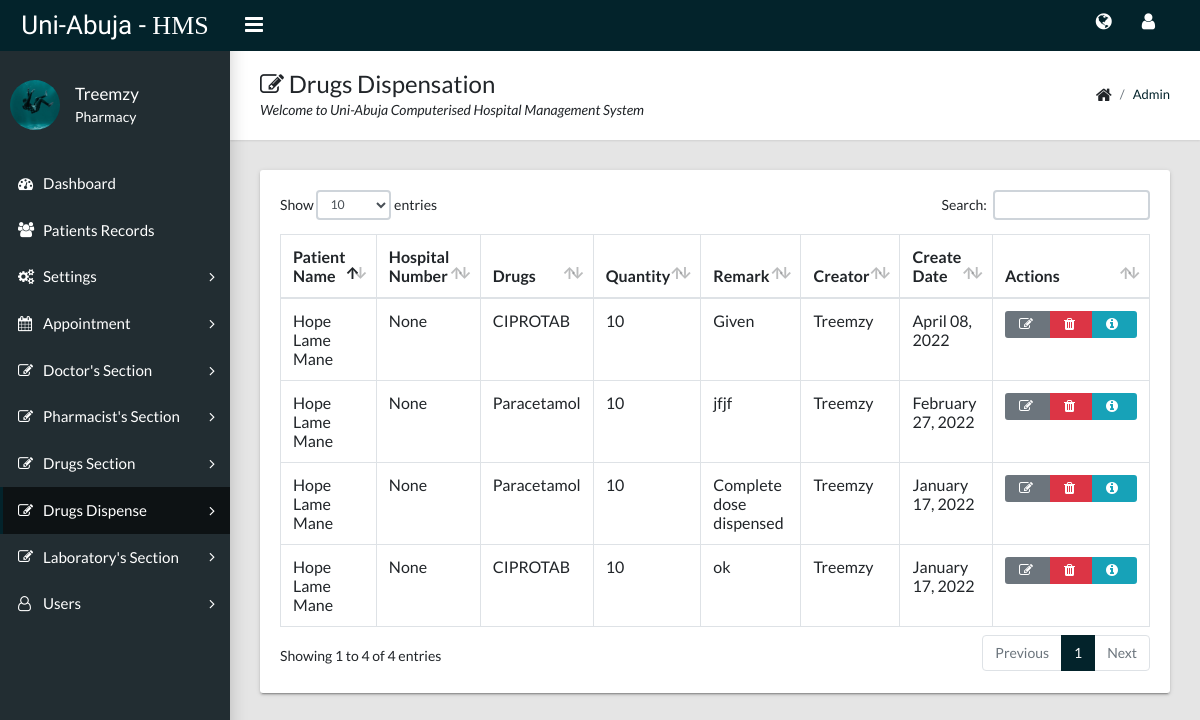
Screenshot of /dispense/ (signed in) with the database file from the repository.
### users/models.py (models this page shows, shortened)
class User(AbstractUser):
    is_admin = models.BooleanField('Admin', default=False)
    is_superadmin = models.BooleanField('Super Admin', default=False)
    roles = models.ForeignKey(Role, null=True, blank=True, on_delete=models.SET_NULL)

class Profile(models.Model):
    user = models.OneToOneField(User, null=True, on_delete=models.SET_NULL)
    active = models.BooleanField('Active', default=False)
    bio = models.CharField(max_length=100, default='')
    image = models.ImageField(default='default.jpg', upload_to='profile_pics')

class Role(models.Model):
    role = models.CharField(max_length=100, null=True, blank=True, default=None)
    creator = models.CharField(max_length=100)
    createDate = models.DateTimeField(default=timezone.now)
    def __str__(self):
        return self.role

### CHospital/models.py (models this page shows, shortened)
class DispenseDrugs(models.Model):
    patient = models.ForeignKey(Prescription, null=True, blank=True, on_delete=models.SET_NULL)
    drugs = models.ForeignKey(Drugs, null=True, blank=True, default=None, on_delete=models.SET_NULL)
    quantity = models.PositiveIntegerField()
    remark = models.TextField()
    creator = models.ForeignKey(User, null=True, blank=True, on_delete=models.SET_NULL)
    createDate = models.DateTimeField(default=timezone.now, null=True, blank=True)

class Prescription(models.Model):
    DoctorNoteID = models.ForeignKey(DoctorNote, null=True, blank=True, default=None, on_delete=models.SET_NULL)
    prescription = models.TextField()
    remark = models.TextField()
    file = models.FileField(upload_to='Pharmacy/', blank=True, null=True)
    creator = models.CharField(max_length=100, null=True, blank=True)
    createDate = models.DateTimeField(default=timezone.now, null=True, blank=True)

class DoctorNote(models.Model):
    appointmentID = models.OneToOneField(Appointment, null=True, blank=True, default=None, on_delete=models.SET_NULL)
    status = models.ForeignKey(Status, null=True, blank=True, on_delete=models.SET_NULL)
    observation = models.TextField()
    assessment = models.TextField()
    plan = models.TextField()
    remark = models.TextField()
    creator = models.CharField(max_length=100, null=True, blank=True)
    createDate = models.DateTimeField(default=timezone.now, null=True, blank=True)

class Appointment(models.Model):
    patientID = models.ForeignKey(Patient, null=True, blank=True, on_delete=models.SET_NULL)
    AppointmentTypeID = models.ForeignKey(AppointmentType, null=True, on_delete=models.SET_NULL)
    note = models.TextField()
    doctor = models.ForeignKey(User, null=True, on_delete=models.SET_NULL)
    status = models.CharField(max_length=100, null=True, blank=True)
    scheduledDate = models.DateTimeField(auto_now_add=False, auto_now=False, null=True, blank=True)
    creator = models.CharField(max_length=100, null=True, blank=True,)
    createDate = models.DateTimeField(default=timezone.now, null=True, blank=True)

class Patient(models.Model):
    hopitalNo = models.CharField(max_length=100, null=True, blank=True)
    surname = models.CharField(max_length=100)
    firstname = models.CharField(max_length=100)
    othername = models.CharField(max_length=100)
    dob = models.DateTimeField(auto_now_add=False, auto_now=False, null=True, blank=True)
    gender = models.ForeignKey(Gender, null=True, on_delete=models.SET_NULL)
    phone = models.CharField(max_length=100)
    emailAd = models.CharField(max_length=100)
    state = models.CharField(max_length=100)
    lga = models.CharField(max_length=100)
    matric_staff = models.CharField(max_length=100)
    address = models.TextField()
    maritalStatus = models.ForeignKey(MaritalStatus, null=True, on_delete=models.SET_NULL)
    patientType = models.ForeignKey(PatientType, null=True, on_delete=models.SET_NULL)
    bloodGroup = models.ForeignKey(BloodGroup, null=True, on_delete=models.SET_NULL)
    genotype = models.ForeignKey(Genotype, null=True, on_delete=models.SET_NULL)
    medicalCondition = models.TextField()
    allergies = models.TextField()
    creator = models.CharField(max_length=100, null=True, blank=True,)
    createDate = models.DateTimeField(default=timezone.now, null=True, blank=True)

class Drugs(models.Model):
    name = models.CharField(max_length=100)
    quantity = models.PositiveIntegerField()
    remark = models.TextField()
    creator = models.ForeignKey(User, null=True, blank=True, on_delete=models.SET_NULL)
    createDate = models.DateTimeField(default=timezone.now, null=True, blank=True)
    def __str__(self):
        return self.name

### CHospital/views.py (the view)
# urls.py: path('dispense/', DispenseListView.as_view(), name='CHMS-dispense'),
class DispenseListView(PermissionRequiredMixin, LoginRequiredMixin, ListView):
    model = DispenseDrugs
    context_object_name = 'dispense'
    ordering = ['-createDate']
    extra_context = {'DSP': 'active'}
    template_name = 'CHospital/dispense/index.html'
    def has_permission(self):
        return (
                self.request.user.is_superuser
                or self.request.user.roles.role == 'Pharmacy'
        )

### CHospital/templates/CHospital/dispense/index.html
{% extends "CHospital/base.html" %}
{% block content %}
   <div class="app-title">
        <div>
          <h1><i class="fa fa-edit"></i> Drugs Dispensation</h1>
          <p>Welcome to Uni-Abuja Computerised Hospital Management System </p>
        </div>
        <ul class="app-breadcrumb breadcrumb">
          <li class="breadcrumb-item"><i class="fa fa-home fa-lg"></i></li>
          <li class="breadcrumb-item"><a href="{% url 'CHMS-dispense' %}">Admin</a></li>
        </ul>
   </div>
    <div class="row">
        <div class="col-md-12">
          <div class="tile">
            <div class="tile-body">
              <div class="table-responsive">
                <table class="table table-hover table-bordered" id="sampleTable">
                  <thead>
                    <tr>
                      <th>Patient Name</th>
                      <th>Hospital Number</th>
                      <th>Drugs</th>
                      <th>Quantity</th>
                      <th>Remark</th>
                      <th>Creator</th>
                      <th>Create Date</th>
                      <th>Actions</th>
                    </tr>
                  </thead>
                  <tbody>
                    {% for dispense in dispense %}
                        <tr>
                          <td>{{ dispense.patient.DoctorNoteID.appointmentID.patientID.surname}} {{ dispense.patient.DoctorNoteID.appointmentID.patientID.firstname}} {{ dispense.patient.DoctorNoteID.appointmentID.patientID.othername}}</td>
                          <td>{{ dispense.patient.DoctorNoteID.appointmentID.patientID.hopitalNo}}</td>
                          <td>{{ dispense.drugs}}</td>
                          <td>{{ dispense.quantity}}</td>
                          <td>{{ dispense.remark}}</td>
                          <td>{{ dispense.creator}}</td>
                          <td>{{ dispense.createDate|date:"F d, Y"}}</td>
                          <td>
                              <div class="btn-group">
                                  {% if request.user.roles.role == 'Records' or request.user.is_superuser  %}
                                  <a class="btn btn-secondary" href="{% url 'CHMS-dispenseUpdate' dispense.id %}"><i class="fa fa-lg fa-edit"></i></a>
                                  <a class="btn btn-danger" href="{% url 'CHMS-dispenseDelete' dispense.id %}"><i class="fa fa-lg fa-trash"></i></a>
                                  {% endif %}
                                  <a class="btn btn-info" href="{% url 'CHMS-dispenseDetail' dispense.id %}"><i class="fa fa-lg fa-info-circle"></i></a>
                              </div>
                          </td>
                        </tr>
                    {% endfor %}
                  </tbody>
                </table>
              </div>
            </div>
          </div>
        </div>
    </div>
{%endblock content%}

### CHospital/templates/CHospital/base.html (shortened to what this page needs)
{% load static  %}
<html>
    <head>
        <link rel="stylesheet"  href="{% static 'style/main.css' %}">
        <link rel="stylesheet"  href="{% static 'fonts/font-awesome/css/font-awesome.css' %}">
        <link rel="stylesheet"  href="{% static 'fonts/font.css' %}">
    </head>
<body class="app sidebar-mini">
    <header class="app-header"><a class="app-header__logo" href="{% url 'CHMS-home'%}">Uni-Abuja - <span class="hms">HMS</span></a>
      <a class="app-sidebar__toggle" href="#" data-toggle="sidebar" aria-label="Hide Sidebar"></a>
      <ul class="app-nav">
        <a class="app-nav__item" href="{% url 'Index'%}" ><i class="fa fa-globe fa-lg"></i></a>
        <li class="dropdown">
         <a class="app-nav__item" href="#" data-toggle="dropdown" aria-label="Open Profile Menu"><i class="fa fa-user fa-lg"></i></a>
        </li>
      </ul>
    </header>
    <aside class="app-sidebar">
      <div class="app-sidebar__user">
        <img class="app-sidebar__user-avatar" src="{{ user.profile.image.url }}" alt="User Image">
        <div>
          <p class="app-sidebar__user-name">
              {% if request.user.is_authenticated %}
                {{ request.user.username }}
              {% endif %}
          </p>
          <p class="app-sidebar__user-designation">{{ request.user.roles}}</p>
        </div>
      </div>
      <ul class="app-menu">
        <li><a class="app-menu__item {{act}}"  href="{% url 'CHMS-home'%}"><i class="app-menu__icon fa fa-dashboard"></i><span class="app-menu__label">Dashboard</span></a></li>
        {% if request.user.roles.role == 'Records' or request.user.is_superuser  %}
        <li><a class="app-menu__item {{set}}" href="{% url 'CHMS-records' %}"><i class="app-menu__icon fa fa-users"></i><span class="app-menu__label">Patients Records</span></a></li>
        {% endif %}
        {% if request.user.is_superadmin or request.user.is_superuser  %}
        <li class="treeview"><a class="app-menu__item {{yes}} {{LTT}}" href="#" data-toggle="treeview"><i class="app-menu__icon fa fa-gears"></i><span class="app-menu__label">Settings</span><i class="treeview-indicator fa fa-angle-right"></i></a>
        </li>
        {% endif %}
         <li class="treeview"><a class="app-menu__item {{Okk}}" href="#" data-toggle="treeview"><i class="app-menu__icon fa fa-calendar"></i><span class="app-menu__label">Appointment</span><i class="treeview-indicator fa fa-angle-right"></i></a>
        </li>
        {% if request.user.roles.role == 'Doctor' or request.user.is_superuser  %}
            <li class="treeview"><a class="app-menu__item {{DN}} {{LT}} {{LR}}}" href="#" data-toggle="treeview"><i class="app-menu__icon fa fa-edit"></i><span class="app-menu__label">Doctor's Section</span><i class="treeview-indicator fa fa-angle-right"></i></a>
            </li>
       {% endif %}
       {% if request.user.roles.role == 'Pharmacy' or request.user.is_superuser  %}
            <li class="treeview"><a class="app-menu__item {{DN}} {{LT}} {{LR}}}" href="#" data-toggle="treeview"><i class="app-menu__icon fa fa-edit"></i><span class="app-menu__label">Pharmacist's Section</span><i class="treeview-indicator fa fa-angle-right"></i></a>
            </li>
          <li class="treeview"><a class="app-menu__item {{DR}} {{DRR}}" href="#" data-toggle="treeview"><i class="app-menu__icon fa fa-edit"></i><span class="app-menu__label">Drugs Section</span><i class="treeview-indicator fa fa-angle-right"></i></a>
            </li>
            <li class="treeview"><a class="app-menu__item {{DSP}}" href="#" data-toggle="treeview"><i class="app-menu__icon fa fa-edit"></i><span class="app-menu__label">Drugs Dispense</span><i class="treeview-indicator fa fa-angle-right"></i></a>
            </li>
       {% endif %}
       {% if request.user.roles.role == 'Lab' or request.user.is_superuser  %}
            <li class="treeview"><a class="app-menu__item {{DN}} {{LT}} {{LR}}}" href="#" data-toggle="treeview"><i class="app-menu__icon fa fa-edit"></i><span class="app-menu__label">Laboratory's Section</span><i class="treeview-indicator fa fa-angle-right"></i></a>
            </li>
       {% endif %}
        {% if request.user.is_superadmin or request.user.is_superuser  %}
         <li class="treeview"><a class="app-menu__item {{allUsers}} {{Role}}}}" href="#" data-toggle="treeview"><i class="app-menu__icon fa fa-user-o"></i><span class="app-menu__label">Users</span><i class="treeview-indicator fa fa-angle-right"></i></a>
        </li>
        {% endif %}
      </ul>
    </aside>
    <main class="app-content">
        {% block content %}{% endblock %}
    </main>
</body>
</html>

### rows the page displays
User: profile.image (picture), user.username "Treemzy", user.roles "Pharmacy"
DispenseDrugs: patient.DoctorNoteID.appointmentID.patientID.surname "Hope", patient.DoctorNoteID.appointmentID.patientID.firstname "Lame", patient.DoctorNoteID.appointmentID.patientID.othername "Mane", patient.DoctorNoteID.appointmentID.patientID.hopitalNo "None", drugs "CIPROTAB", quantity "10", remark "Given", creator "Treemzy", createDate "April 08, 2022"
DispenseDrugs: patient.DoctorNoteID.appointmentID.patientID.surname "Hope", patient.DoctorNoteID.appointmentID.patientID.firstname "Lame", patient.DoctorNoteID.appointmentID.patientID.othername "Mane", patient.DoctorNoteID.appointmentID.patientID.hopitalNo "None", drugs "Paracetamol", quantity "10", remark "jfjf", creator "Treemzy", createDate "February 27, 2022"
DispenseDrugs: patient.DoctorNoteID.appointmentID.patientID.surname "Hope", patient.DoctorNoteID.appointmentID.patientID.firstname "Lame", patient.DoctorNoteID.appointmentID.patientID.othername "Mane", patient.DoctorNoteID.appointmentID.patientID.hopitalNo "None", drugs "Paracetamol", quantity "10", remark "Complete dose dispensed", creator "Treemzy", createDate "January 17, 2022"
DispenseDrugs: patient.DoctorNoteID.appointmentID.patientID.surname "Hope", patient.DoctorNoteID.appointmentID.patientID.firstname "Lame", patient.DoctorNoteID.appointmentID.patientID.othername "Mane", patient.DoctorNoteID.appointmentID.patientID.hopitalNo "None", drugs "CIPROTAB", quantity "10", remark "ok", creator "Treemzy", createDate "January 17, 2022"
